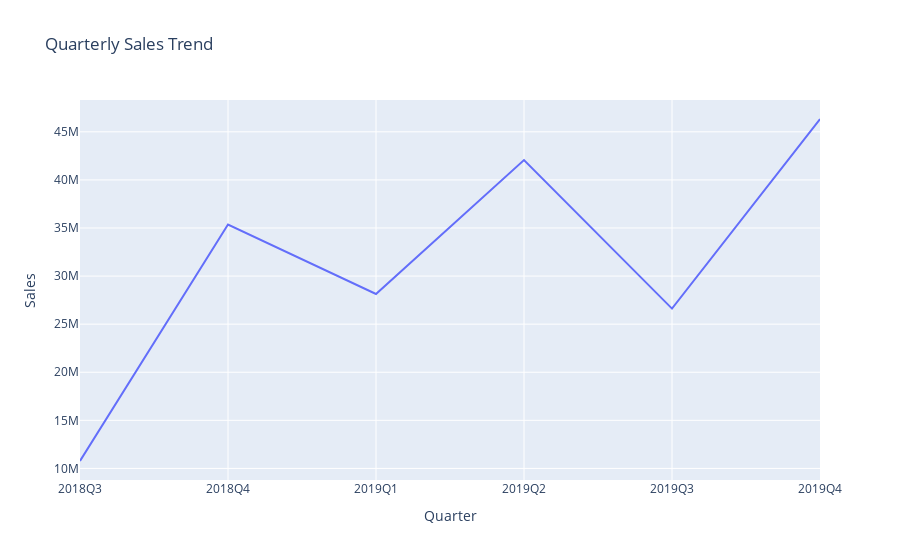

Notebook code cell kept with this figure:
### Code cell
fig2 = px.line(quarterly_sales, x='Quarter', y='Sales', title='Quarterly Sales Trend')
fig2.show()

### Figure 1 — Plotly figure (JSON) as saved in the notebook; plotly's stock layout.template omitted (floating-point values rounded to 4 significant figures)
{"data": [{"hovertemplate": "Quarter=%{x}<br>Sales=%{y}<extra></extra>", "legendgroup": "", "line": {"color": "#636efa", "dash": "solid"}, "marker": {"symbol": "circle"}, "mode": "lines", "name": "", "orientation": "v", "showlegend": false, "type": "scatter", "x": ["2018Q3", "2018Q4", "2019Q1", "2019Q2", "2019Q3", "2019Q4"], "xaxis": "x", "y": [10770000.0, 35360000.0, 28140000.0, 42060000.0, 26620000.0, 46330000.0], "yaxis": "y"}], "layout": {"legend": {"tracegroupgap": 0}, "title": {"text": "Quarterly Sales Trend"}, "xaxis": {"anchor": "y", "domain": [0, 1], "title": {"text": "Quarter"}}, "yaxis": {"anchor": "x", "domain": [0, 1], "title": {"text": "Sales"}}}}
